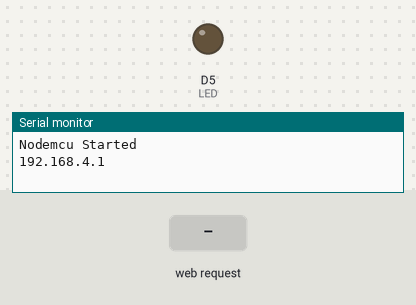
Bench run of a sketch on a simulated ESP8266 (NodeMCU). Shown: output pins drawn as LEDs (lit = HIGH), the last lines printed to the serial monitor. The inputs (shaded band) are chosen by the test bench.

Above: at 1.2 s.
1.3 s: HTTP request GET /ledon received
At 1.6 s:
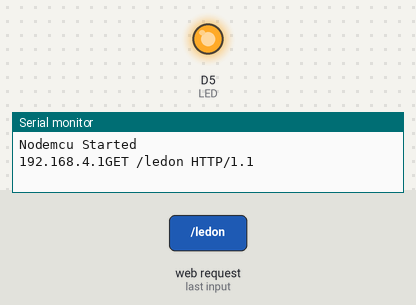
2.8 s: HTTP request GET /ledoff received
At 3.9 s:
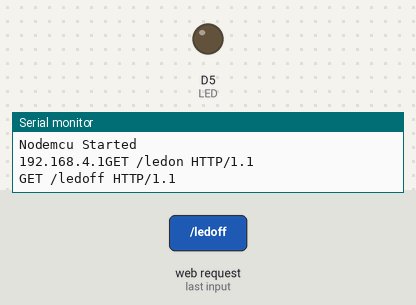
Timing chart, 0 to 5.8 s (numbered marks = the images above; inputs shaded):
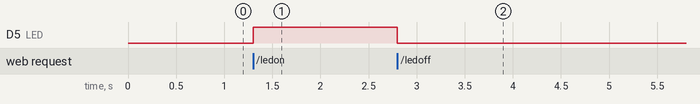

Measured:
- after the input at 1.3 s, D5 (LED): LOW → HIGH at once
- after the input at 2.8 s, D5 (LED): HIGH → LOW at once

The sketch:

4Nodemcu_AccessPoint.ino
```cpp
#include <ESP8266WiFi.h>
WiFiClient client;
WiFiServer server(80);
#define LED D5
// It Default Ip address is 192.168.4.1
void setup()
{
    pinMode(LED, OUTPUT);
    Serial.begin(115200);
    WiFi.softAP("ESP8266", "123456");
    Serial.println("");
    Serial.println("Nodemcu Started ");
    Serial.print(WiFi.softAPIP());
    server.begin();
}

void loop()
{
    client = server.available();
    if (client == 1)
    {
        String request = client.readStringUntil('\n');
        Serial.println(request);
        request.trim();
        if (request == "GET /ledon HTTP/1.1")
        {
            digitalWrite(LED, HIGH);
        }
        if (request == "GET /ledoff HTTP/1.1")
        {
            digitalWrite(LED, LOW);
        }
    }
}
```
